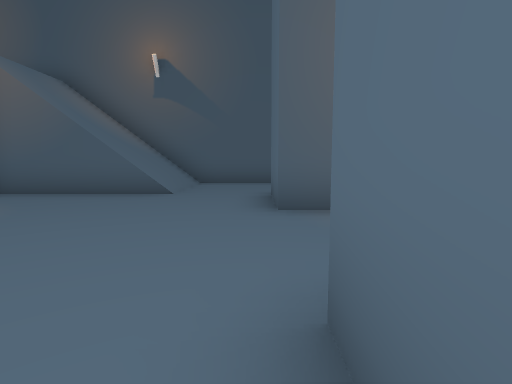
view 1 (above)

21 first-person views from a walk through a 3-D level made in the Unity game engine. The camera is 1.4 m above the floor, tilts 6° down and sees 80° across. The floor is counted in squares, 2 m on a side. Each view is taken from the middle of a square. On the plan, view 1 faces up. The plan holds only what a view shows up to about 10 squares ahead; the rest is blank. The place goes on beyond the plan.

view 2
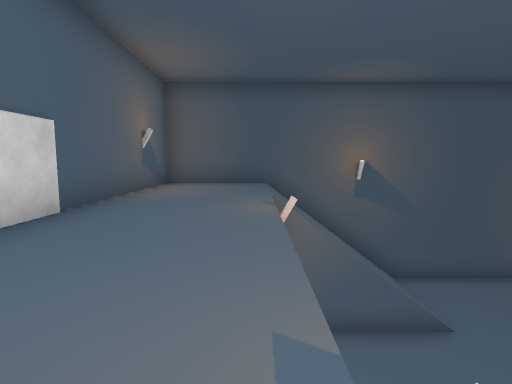

view 3
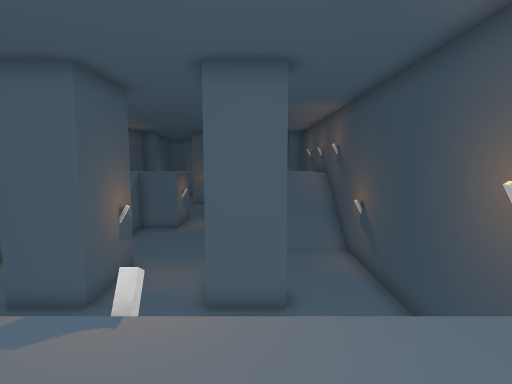

view 4
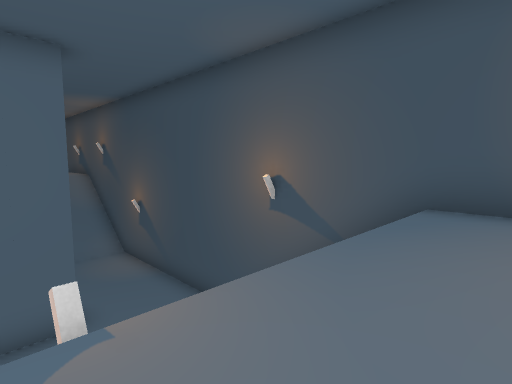

view 5
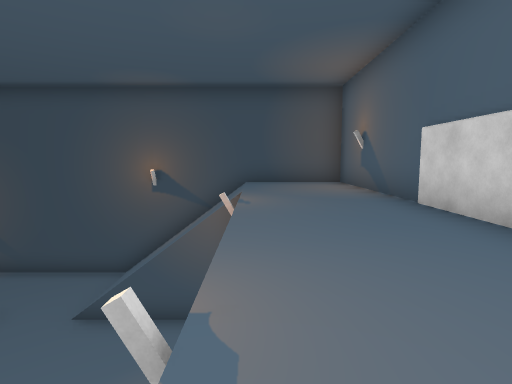

view 6
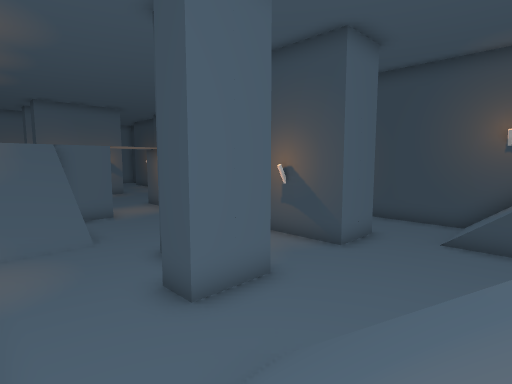

view 7
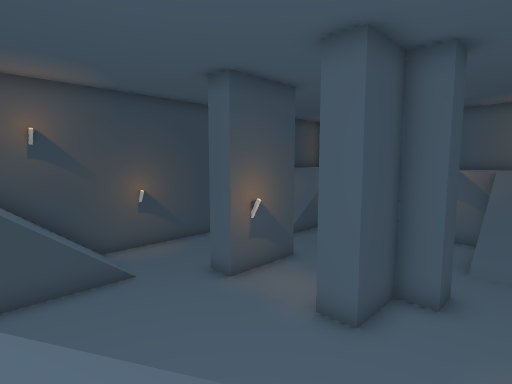

view 8
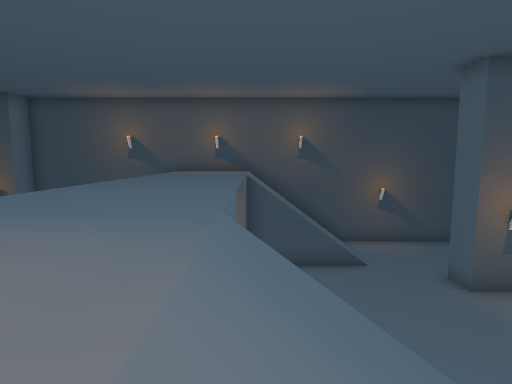

view 9
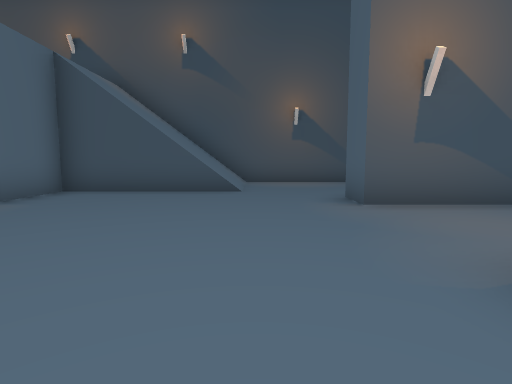

view 10
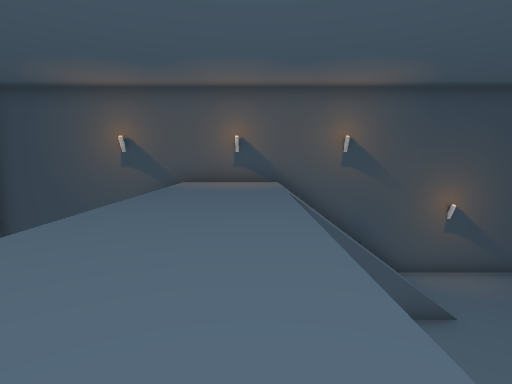

view 11
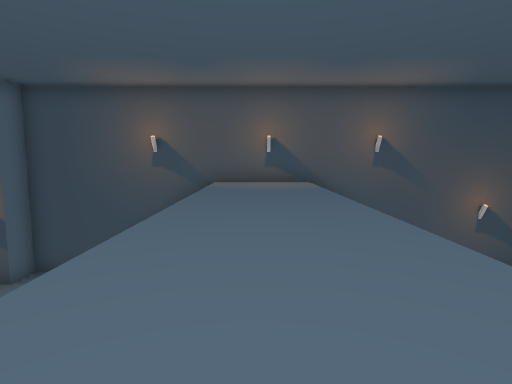

view 12
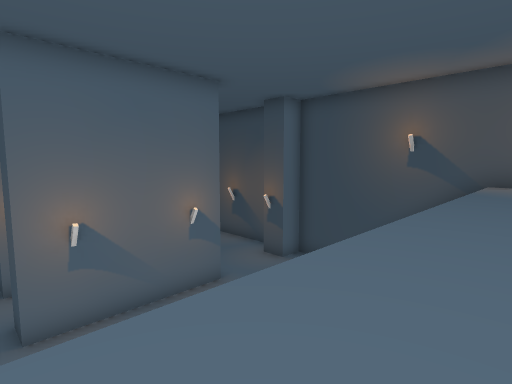

view 13
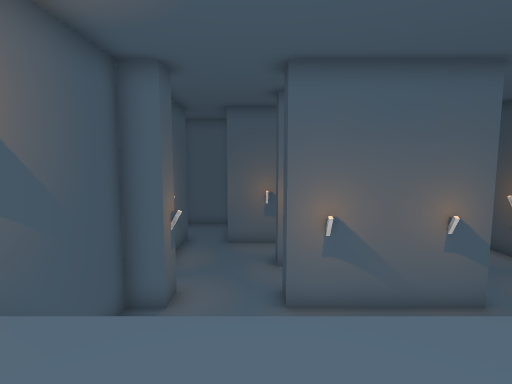

view 14
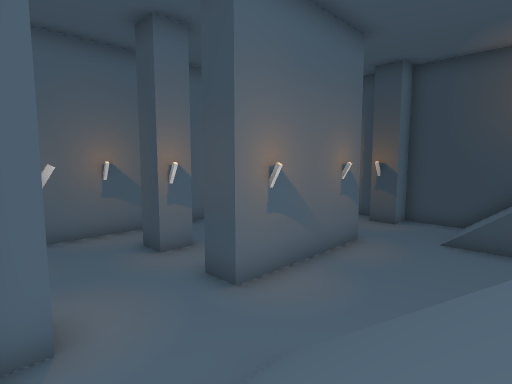

view 15
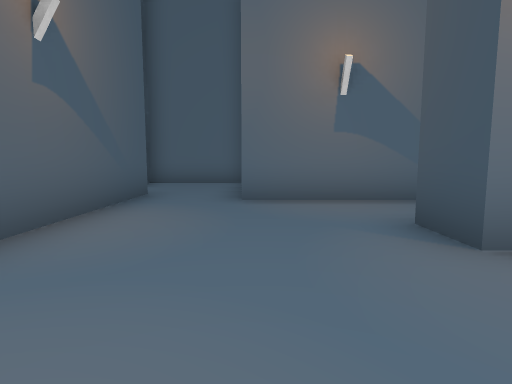

view 16
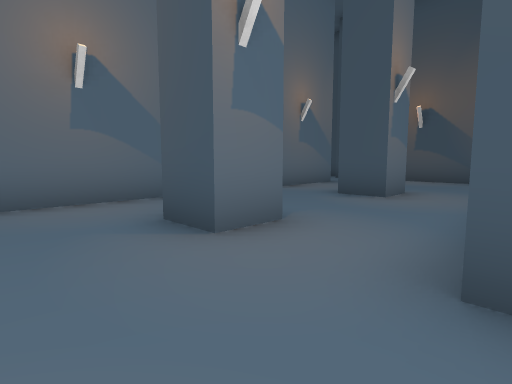

view 17
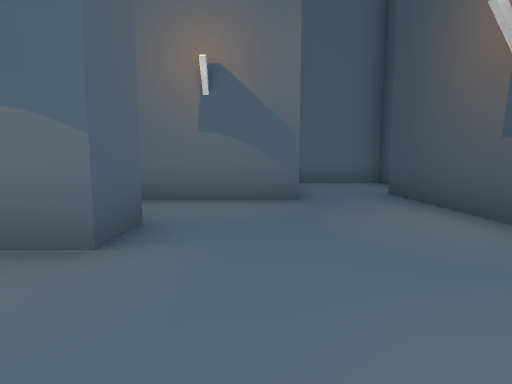

view 18
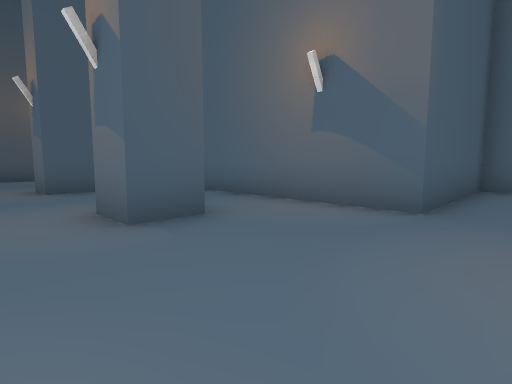

view 19
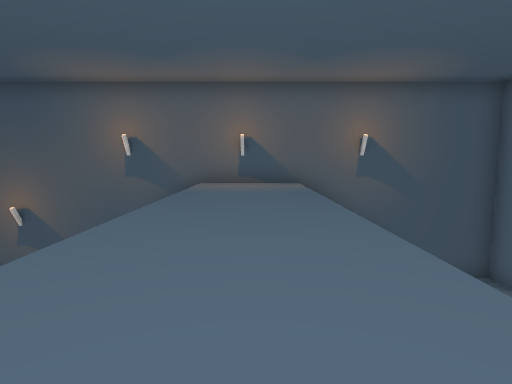

view 20
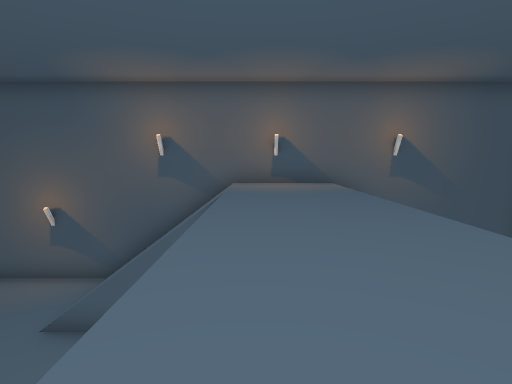

view 21
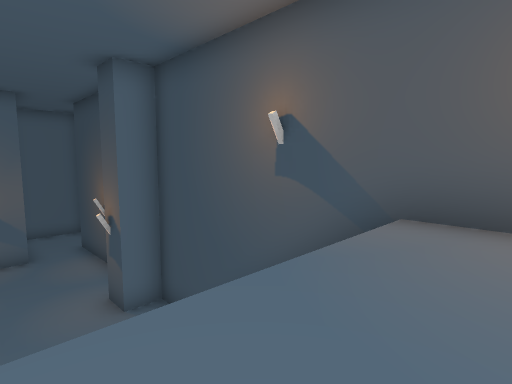

### Floor plan
Key: @ floor where view 1 was taken; # wall or solid block; . main floor; : floor 6 m higher than the main floor; / step, stairs or slope.
Columns run from 9 left of view 1 to 29 right of it. Each row starts with its distance up from view 1.
 11                                      ##
 10 ############################# ##### ..#
  9 #:::////.......////:::////..# ........#
  8 #:::////.......////::: // ............#
  7 #:::////.......////::: ///........#  ##
  6 #:::......#........::: ...........#
  5 #::: .....###...  .:::   ...#..#..#
  4 #::: ............ .:::  ....#.....#
  3 #:::  .............:::  ....#.....#
  2 #:::  .............:::  ....#.....#
  1 #::: .....###......:::  ....#..#..#
  0 #::: ....@#........:::  ..........#
 -1 #:::////.......////:::  //........#####
 -2 #:::////.......////:::  //............#
 -3 #:::////.......////:::  //..#.........#
 -4 ############################# #####...#
 -5                                      ##

Where each view was taken, in squares from view 1:
view 1: 0 up, 0 right, facing up
view 2: 0 up, 6 left, facing up
view 3: 0 up, 7 left, facing right
view 4: 1 up, 7 left, facing down-right
view 5: 6 up, 6 left, facing down
view 6: 9 up, 4 left, facing down-right
view 7: 8 up, 9 right, facing down-left
view 8: 9 up, 9 right, facing down
view 9: 6 up, 5 right, facing down
view 10: 6 up, 10 right, facing down
view 11: 6 up, 11 right, facing down
view 12: 6 up, 11 right, facing down-right
view 13: 6 up, 11 right, facing right
view 14: 9 up, 14 right, facing down-right
view 15: 7 up, 19 right, facing right
view 16: 7 up, 19 right, facing down-right
view 17: 1 down, 19 right, facing right
view 18: 3 down, 20 right, facing up-right
view 19: 0 up, 11 right, facing up
view 20: 0 up, 10 right, facing up
view 21: 0 up, 11 right, facing down-right
